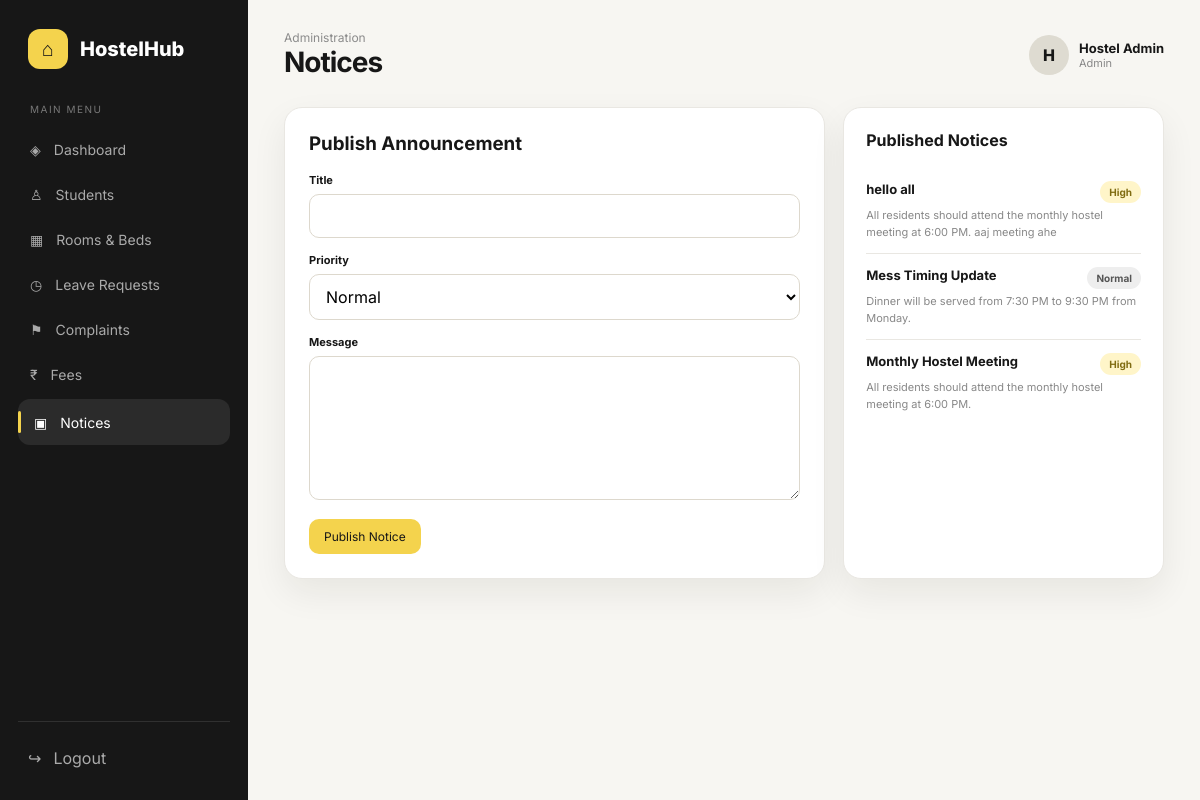
Screenshot of /admin/notices (signed in) with the database file from the repository.
### app/models.py (models this page shows)
class User(UserMixin, db.Model):
    id = db.Column(db.Integer, primary_key=True)
    name = db.Column(db.String(120), nullable=False)
    email = db.Column(db.String(150), unique=True, nullable=False)
    password = db.Column(db.String(255), nullable=False)
    role = db.Column(db.String(30), nullable=False, default='student')
    student = db.relationship('Student', backref='user', uselist=False, cascade='all, delete-orphan')

class Notice(db.Model):
    id = db.Column(db.Integer, primary_key=True)
    title = db.Column(db.String(150), nullable=False)
    content = db.Column(db.Text, nullable=False)
    priority = db.Column(db.String(30), default='Normal')
    created_at = db.Column(db.DateTime, server_default=db.func.now())

### app/routes/admin.py (the view, shortened to what this page needs)
@admin.route('/notices', methods=['GET','POST'])
def notices():
    return render_template('admin/notices.html', notices=Notice.query.order_by(Notice.id.desc()).all())

### app/models.py (called while the page is built)
@login_manager.user_loader
def load_user(user_id):
    return db.session.get(User, int(user_id))

### app/routes/admin.py (called while the page is built)
@admin.before_request
def check_admin():
    if not current_user.is_authenticated or current_user.role != 'admin':
        abort(403)

### app/templates/admin/notices.html
{% extends 'base.html' %}{% block title %}Notices | HostelHub{% endblock %}{% block heading %}Notices{% endblock %}{% block content %}<div class="grid two"><div class="card form-card"><h3 style="margin-bottom:18px">Publish Announcement</h3><form method="post"><div class="field"><label>Title</label><input name="title" required></div><div class="field"><label>Priority</label><select name="priority"><option>Normal</option><option>High</option></select></div><div class="field"><label>Message</label><textarea name="content" rows="6" required></textarea></div><button class="btn yellow">Publish Notice</button></form></div><div class="card section"><div class="section-head"><h3>Published Notices</h3></div>{% for n in notices %}<div class="notice"><div style="display:flex;justify-content:space-between"><strong>{{n.title}}</strong><span class="badge {% if n.priority=='High' %}yellow{% endif %}">{{n.priority}}</span></div><p>{{n.content}}</p></div>{% else %}<div class="empty">No notices.</div>{% endfor %}</div></div>{% endblock %}

### app/templates/base.html (shortened to what this page needs)
<!doctype html><html lang="en"><head><link rel="stylesheet" href="{{ url_for('static', filename='css/style.css') }}"></head><body>
{% if current_user.is_authenticated %}
<div class="app-shell"><aside class="sidebar" id="sidebar"><div class="logo"><div class="logo-mark">⌂</div><div>HostelHub</div></div><div class="nav-title">Main menu</div><nav class="nav">
{% if current_user.role=='admin' %}
<a class="" href="{{url_for('admin.dashboard')}}">◈ <span>Dashboard</span></a><a class="" href="{{url_for('admin.students')}}">♙ <span>Students</span></a><a class="" href="{{url_for('admin.rooms')}}">▦ <span>Rooms & Beds</span></a><a class="" href="{{url_for('admin.leaves')}}">◷ <span>Leave Requests</span></a><a class="" href="{{url_for('admin.complaints')}}">⚑ <span>Complaints</span></a><a class="" href="{{url_for('admin.fees')}}">₹ <span>Fees</span></a><a class="{% if request.endpoint=='admin.notices' %}active{% endif %}" href="{{url_for('admin.notices')}}">▣ <span>Notices</span></a>
{% endif %}</nav><div class="sidebar-bottom"><a href="{{url_for('auth.logout')}}">↪ <span>Logout</span></a></div></aside>
<main class="main"><header class="topbar"><div style="display:flex;gap:12px;align-items:center"><div><div class="eyebrow">{% if current_user.role=='admin' %}Administration{% else %}Resident portal{% endif %}</div><h1>{% block heading %}{% endblock %}</h1></div></div><div class="user-chip"><div class="avatar">{{current_user.name[:1]|upper}}</div><div><div class="user-name">{{current_user.name}}</div><div class="user-role">{{current_user.role|capitalize}}</div></div></div></header>{% block content %}{% endblock %}</main></div>
{% endif %}</body></html>

### app/static/css/style.css (style rules this page uses)
:root { --ink:#171717;--muted:#777;--line:#e9e7e2;--paper:#fff;--soft:#f7f6f2;--yellow:#f4d34d;--green:#2f9b63;--red:#e55b5b;--shadow:0 14px 35px rgba(30,28,20,.07) }
* { box-sizing:border-box;margin:0;padding:0 }
body { font-family:Inter,Arial,sans-serif;background:var(--soft);color:var(--ink) }
a { text-decoration:none;color:inherit }
button,input,textarea,select { font:inherit }
.app-shell { display:flex;min-height:100vh }
.sidebar { width:248px;background:#171717;color:#fff;padding:24px 18px;position:fixed;inset:0 auto 0 0;z-index:10 }
.logo { display:flex;align-items:center;gap:12px;padding:5px 10px 34px;font-weight:800;font-size:20px }
.logo-mark { width:40px;height:40px;border-radius:12px;background:var(--yellow);color:#171717;display:grid;place-items:center;font-size:20px }
.nav-title { font-size:10px;color:#777;text-transform:uppercase;letter-spacing:1.5px;padding:0 12px 10px }
.nav a { display:flex;align-items:center;gap:13px;padding:12px;border-radius:12px;color:#aaa;font-size:14px;margin:4px 0 }
.nav a:hover,.nav a.active { background:#2b2b2b;color:#fff }
.nav a.active:before { content:'';width:3px;height:22px;background:var(--yellow);border-radius:5px;margin-left:-12px }
.sidebar-bottom { position:absolute;left:18px;right:18px;bottom:22px;border-top:1px solid #303030;padding-top:16px }
.sidebar-bottom a { display:flex;gap:12px;align-items:center;color:#aaa;padding:10px }
.main { margin-left:248px;width:calc(100% - 248px);padding:30px 36px 50px }
.topbar { display:flex;align-items:center;justify-content:space-between;margin-bottom:28px }
.eyebrow { color:#8b8b8b;font-size:12px }
.topbar h1 { font-size:28px;letter-spacing:-1px }
.user-chip { display:flex;align-items:center;gap:10px }
.avatar { width:40px;height:40px;border-radius:50%;background:#dedbd1;display:grid;place-items:center;font-weight:800 }
.user-name { font-weight:700;font-size:13px }
.user-role { font-size:11px;color:#888 }
.grid { display:grid;gap:18px }
.card { background:var(--paper);border:1px solid var(--line);border-radius:18px;box-shadow:var(--shadow) }
.two { grid-template-columns:1.35fr .8fr;margin-top:18px }
.section { padding:22px }
.section-head { display:flex;justify-content:space-between;align-items:center;margin-bottom:18px }
.section-head h3 { font-size:16px }
.notice { padding:13px 0;border-bottom:1px solid var(--line) }
.notice:last-child { border:0 }
.notice strong { font-size:13px }
.notice p { font-size:11px;color:#888;line-height:1.5;margin-top:4px }
.badge { display:inline-flex;padding:5px 9px;border-radius:20px;font-size:10px;font-weight:700;background:#eee;color:#555 }
.badge.yellow { background:#fff5c9;color:#806c11 }
.btn { border:0;border-radius:10px;padding:10px 15px;background:#171717;color:#fff;cursor:pointer;font-size:12px }
.btn.yellow { background:var(--yellow);color:#171717 }
.form-card { padding:24px;max-width:900px }
.field { margin-bottom:15px }
.field label { display:block;font-size:11px;font-weight:700;margin-bottom:7px }
.field input,.field textarea,.field select { width:100%;border:1px solid #ddd8cd;background:#fff;border-radius:10px;padding:11px 12px;outline:none }
.field textarea { resize:vertical }

### rows the page displays
User: name "H", name "Hostel Admin", role "Admin"
Notice: title "hello all", priority "High", content "All residents should attend the monthly hostel meeting at 6:00 PM. aaj meeting ahe"
Notice: title "Mess Timing Update", priority "Normal", content "Dinner will be served from 7:30 PM to 9:30 PM from Monday."
Notice: title "Monthly Hostel Meeting", priority "High", content "All residents should attend the monthly hostel meeting at 6:00 PM."
